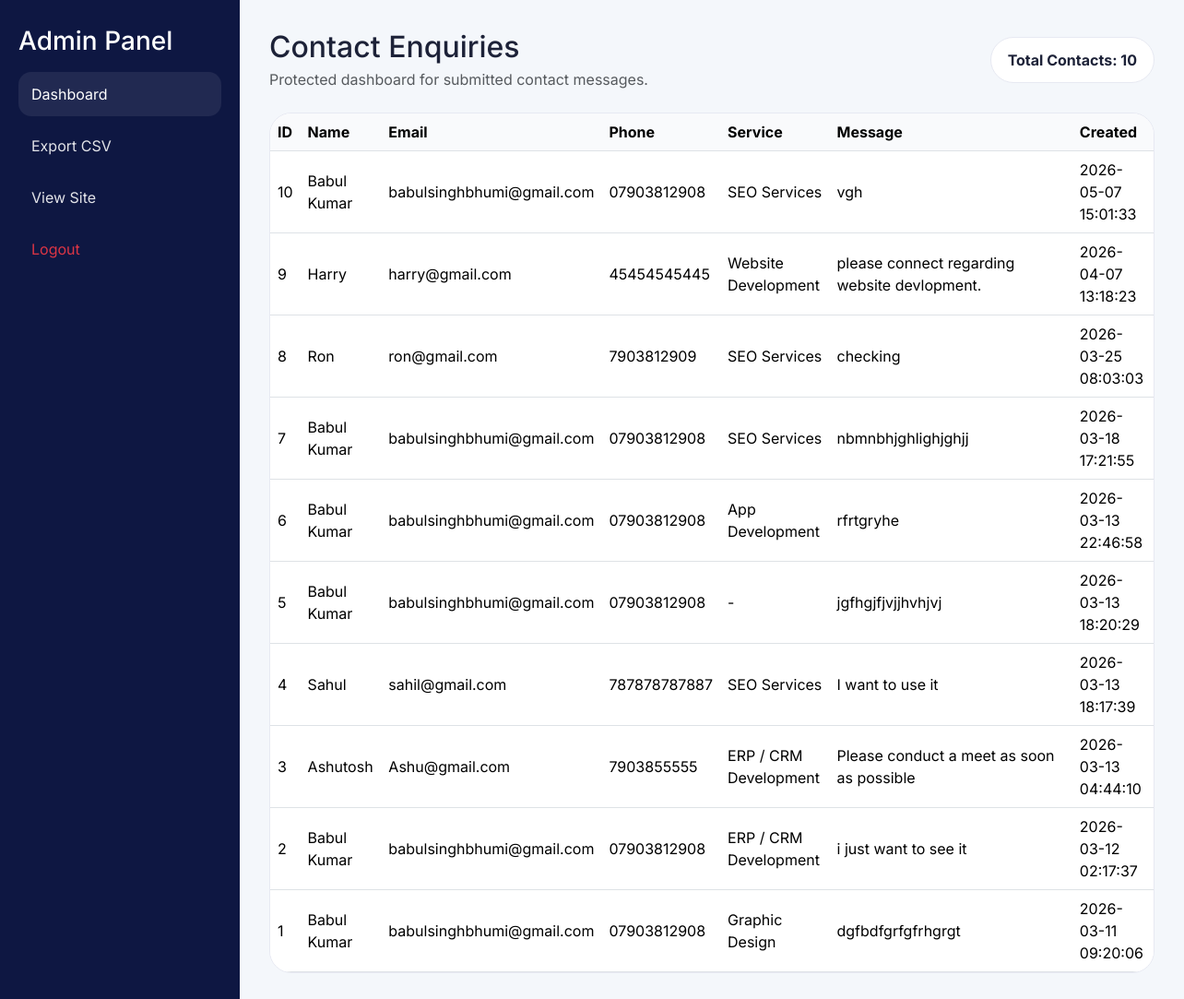
/admin (signed in), run on the app's committed database.
### tables this page shows
CREATE TABLE contacts (id INTEGER PRIMARY KEY AUTOINCREMENT, name TEXT NOT NULL, email TEXT NOT NULL, phone TEXT, service TEXT, message TEXT NOT NULL, created_at TIMESTAMP DEFAULT CURRENT_TIMESTAMP);

### app.py (the view)
@app.route('/admin')
def admin_dashboard():
    if not admin_required():
        return redirect(url_for('admin_login'))
    conn = get_db_connection()
    contacts = conn.execute('SELECT * FROM contacts ORDER BY id DESC').fetchall()
    total_contacts = conn.execute('SELECT COUNT(*) AS total FROM contacts').fetchone()['total']
    conn.close()
    return render_template('admin.html', contacts=contacts, total_contacts=total_contacts)

### app.py (called while the page is built)
def get_db_connection():
    conn = sqlite3.connect('database.db')
    conn.row_factory = sqlite3.Row
    return conn

def admin_required():
    return bool(session.get('admin_logged_in'))

@app.context_processor
def inject_site():
    return {'site': SITE}

### templates/admin.html (shortened to what this page needs)
<!doctype html>
<html lang="en">
<head>
    <link href="https://cdn.jsdelivr.net/npm/bootstrap@5.3.3/dist/css/bootstrap.min.css" rel="stylesheet">
    <link rel="stylesheet" href="{{ url_for('static', filename='css/style.css') }}">
</head>
<body class="admin-panel-body">
    <div class="admin-shell">
        <aside class="admin-sidebar">
            <h3>Admin Panel</h3>
            <a href="{{ url_for('admin_dashboard') }}" class="admin-nav active">Dashboard</a>
            <a href="{{ url_for('admin_export') }}" class="admin-nav">Export CSV</a>
            <a href="{{ url_for('home') }}" class="admin-nav">View Site</a>
            <a href="{{ url_for('logout') }}" class="admin-nav text-danger">Logout</a>
        </aside>
        <main class="admin-main">
            <div class="d-flex justify-content-between align-items-center flex-wrap gap-3 mb-4">
                <div>
                    <h2 class="mb-1">Contact Enquiries</h2>
                    <p class="text-muted mb-0">Protected dashboard for submitted contact messages.</p>
                </div>
                <div class="stats-chip">Total Contacts: {{ total_contacts }}</div>
            </div>
            <div class="table-responsive admin-table-wrap">
                <table class="table align-middle mb-0">
                    <thead>
                        <tr>
                            <th>ID</th><th>Name</th><th>Email</th><th>Phone</th><th>Service</th><th>Message</th><th>Created</th>
                        </tr>
                    </thead>
                    <tbody>
                        {% for row in contacts %}
                        <tr>
                            <td>{{ row['id'] }}</td>
                            <td>{{ row['name'] }}</td>
                            <td>{{ row['email'] }}</td>
                            <td>{{ row['phone'] or '-' }}</td>
                            <td>{{ row['service'] or '-' }}</td>
                            <td class="message-cell">{{ row['message'] }}</td>
                            <td>{{ row['created_at'] }}</td>
                        </tr>
                        {% else %}
                        <tr><td colspan="7" class="text-center py-5">No contact messages yet.</td></tr>
                        {% endfor %}
                    </tbody>
                </table>
            </div>
        </main>
    </div>
</body>
</html>

### static/css/style.css (style rules this page uses)
:root { --bg-dark: #0b1230; --bg-navy: #0e1742; --brand: #ff8a00; --brand-2: #ffa62b; --text: #1d2238; --muted: #677086; --soft: #f5f7fb; --line: #e7e9f2; }
* { box-sizing: border-box; }
html { scroll-behavior: smooth; }
body { font-family: 'Inter', sans-serif; color: var(--text); background: #fff; }
a { text-decoration: none; }
.admin-panel-body { background: #f4f7fb; }
.admin-shell { display: grid; grid-template-columns: 260px 1fr; min-height: 100vh; }
.admin-sidebar { background: #0e1742; color: #fff; padding: 28px 20px; }
.admin-nav { display: block; padding: 12px 14px; border-radius: 14px; color: rgba(255,255,255,.88); margin-bottom: 8px; }
.admin-nav.active, .admin-nav:hover { background: rgba(255,255,255,.08); color: #fff; }
.admin-main { padding: 32px; }
.stats-chip { background: #fff; border: 1px solid var(--line); border-radius: 999px; padding: 12px 18px; font-weight: 700; }
.admin-table-wrap { background: #fff; border-radius: 24px; border: 1px solid var(--line); overflow: hidden; }
.admin-table-wrap thead th { background: #f9fafc; white-space: nowrap; }
.message-cell { min-width: 260px; }

### data on the page
contacts: id "10", name "Babul Kumar", email "babulsinghbhumi@gmail.com", phone "07903812908", service "SEO Services", message "vgh", created_at "2026-05-07 15:01:33"
contacts: id "9", name "Harry", email "harry@gmail.com", phone "45454545445", service "Website Development", message "please connect regarding website devlopment.", created_at "2026-04-07 13:18:23"
contacts: id "8", name "Ron", email "ron@gmail.com", phone "7903812909", service "SEO Services", message "checking", created_at "2026-03-25 08:03:03"
contacts: id "7", name "Babul Kumar", email "babulsinghbhumi@gmail.com", phone "07903812908", service "SEO Services", message "nbmnbhjghlighjghjj", created_at "2026-03-18 17:21:55"
contacts: id "6", name "Babul Kumar", email "babulsinghbhumi@gmail.com", phone "07903812908", service "App Development", message "rfrtgryhe", created_at "2026-03-13 22:46:58"
contacts: id "5", name "Babul Kumar", email "babulsinghbhumi@gmail.com", phone "07903812908", service "-", message "jgfhgjfjvjjhvhjvj", created_at "2026-03-13 18:20:29"
contacts: id "4", name "Sahul", email "sahil@gmail.com", phone "787878787887", service "SEO Services", message "I want to use it", created_at "2026-03-13 18:17:39"
contacts: id "3", name "Ashutosh", email "Ashu@gmail.com", phone "7903855555", service "ERP / CRM Development", message "Please conduct a meet as soon as possible", created_at "2026-03-13 04:44:10"
contacts: id "2", name "Babul Kumar", email "babulsinghbhumi@gmail.com", phone "07903812908", service "ERP / CRM Development", message "i just want to see it", created_at "2026-03-12 02:17:37"
contacts: id "1", name "Babul Kumar", email "babulsinghbhumi@gmail.com", phone "07903812908", service "Graphic Design", message "dgfbdfgrfgfrhgrgt", created_at "2026-03-11 09:20:06"

### other printed values
{{ total_contacts }} "10"
